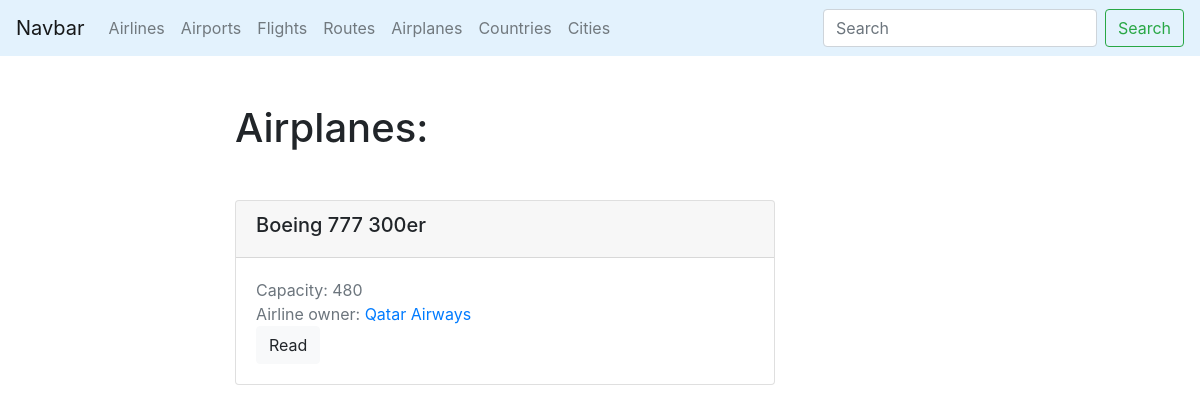
/airtickets/airplanes/, run on the app's committed database.
### airtickets/models.py (models this page shows, shortened)
class Airplane(models.Model):
    name = models.CharField(max_length=100, db_index=True, unique=True)
    airline = models.ForeignKey(Airline, on_delete=models.CASCADE, related_name='airplanes')
    capacity = models.IntegerField()
    numberRows = models.IntegerField()
    slug = models.SlugField(max_length=50, unique=True, blank=True)
    def get_absolute_url(self):
        return reverse('airplane_detail_url', kwargs={'slug': self.slug})

class Airline(models.Model):
    name = models.CharField(max_length=100, db_index=True, unique=True)
    country = models.ForeignKey(Country, on_delete=models.CASCADE, related_name='airlines')
    appearanceYear = models.IntegerField()
    slug = models.SlugField(max_length=50, unique=True, blank=True)
    def get_absolute_url(self):
        return reverse('airline_detail_url', kwargs={'slug': self.slug})

### airtickets/views.py (the view)
# urls.py: path('airplanes/', airplanes_list, name='airplanes_list_url'),
def airplanes_list(request):
    airplanes = Airplane.objects.all()
    return render(request, 'airtickets/airplanes_list.html', context={'airplanes': airplanes})

### airtickets/templates/airtickets/airplanes_list.html (shortened to what this page needs)
{% extends 'airtickets/base_airtickets.html' %}
{% block content %}
    <h1 class="mb-5">Airplanes:</h1>
    {% for airplane in airplanes %}
        {% include 'airtickets/includes/airplane_card_template.html' %}
    {% endfor %}
{% endblock %}

### airtickets/templates/airtickets/includes/airplane_card_template.html
<div class="card mb-4">
    <div class="card-header">
        <h5> {{ airplane.name }} </h5>
    </div>
    <div class="card-body">
        <div class="text-muted">
            Capacity: {{ airplane.capacity }}
        </div>
        <div class="text-muted">
            Airline owner: <a href="{{ airplane.airline.get_absolute_url }}">{{ airplane.airline.name }}</a>
        </div>
        <a href="{{ airplane.get_absolute_url }}" class="btn btn-light">Read</a>
    </div>
</div>

### data on the page
Airplane: name "Boeing 777 300er", capacity "480", airline.name "Qatar Airways"
